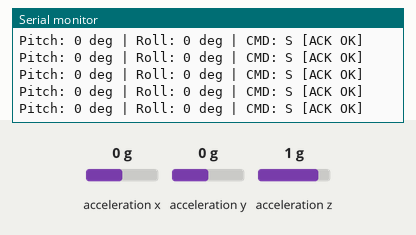
Bench run of a sketch on a simulated Arduino Nano, built with avr-gcc and run on an emulated ATmega328P. Parts: the last lines printed to the serial monitor. Wiring (inferred from the names in the program): MPU-6050 motion sensor at I2C address 0x68. The inputs (shaded band) are chosen by the test bench; at power-on: acceleration x 0 g, acceleration y 0 g, acceleration z 1 g. No radio packets arrive unless stated.

Above: at 1.7 s.
1.8 s: acceleration x set to -1.4 g
At 1.93 s:
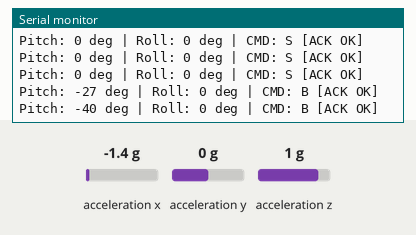
3.4 s: acceleration y set to -1.4 g
At 3.42 s:
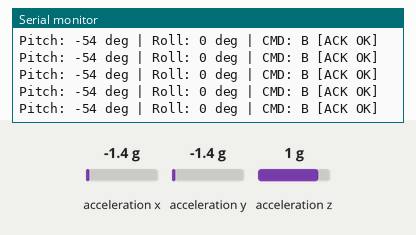
6.4 s: acceleration x set to -0.8 g
At 6.49 s:
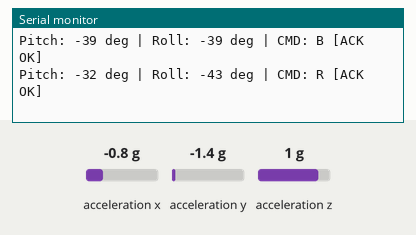
8.0 s: acceleration y set to 0 g
At 8.0 s:
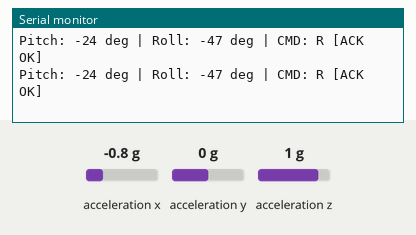
11.0 s: acceleration x set to 0 g
At 11.0 s:
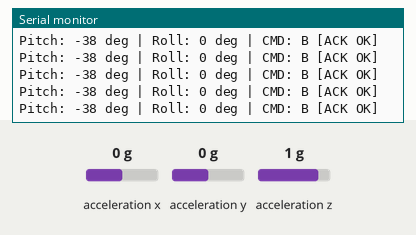
14.0 s: acceleration y set to -0.8 g
At 14.13 s:
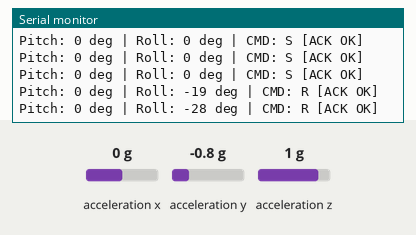
Timing chart, 0 to 17.0 s (numbered marks = the images above; inputs shaded):
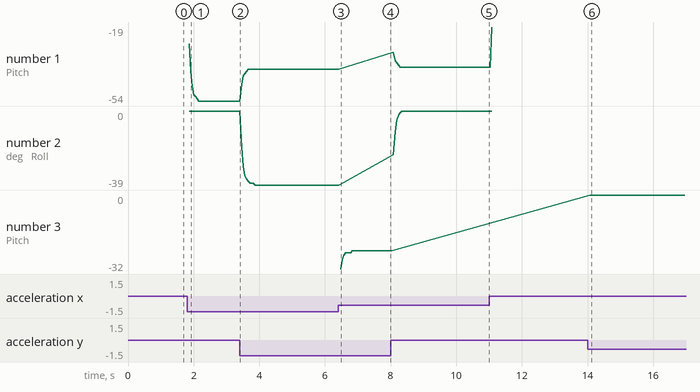

Measured:
- after the input at 1.8 s, the serial monitor: prints a new line after 0.06 s (image 1)
- after the input at 6.4 s, the serial monitor: prints a new line after 0.07 s (image 3)
- after the input at 14.0 s, the serial monitor: prints a new line after 0.06 s (image 6)
- plotted number 1: -54 → -39 after the input at 3.4 s, -39 → -38 after the input at 8.0 s, -38 → -19 after the input at 11.0 s
- plotted number 2: 0 → -39 after the input at 3.4 s, -39 → 0 after the input at 8.0 s

The sketch:

transmitter_nano.ino
```cpp
#include <Wire.h>
#include <SPI.h>
#include <nRF24L01.h>
#include <RF24.h>

RF24 radio(9, 10); // Nano CE = D9, CSN = D10
const byte address[6] = "00001";

int mpuAddress = 0x68;

// Gesture angle threshold in degrees (Horizontal = 0 deg)
const float TILT_THRESHOLD = 15.0;

// Smoothed angles
float fPitch = 0.0;
float fRoll = 0.0;

unsigned long lastSendTime = 0;
const unsigned long SEND_INTERVAL = 40; // 25 Hz

bool readRawMPU(int16_t &rx, int16_t &ry, int16_t &rz) {
  Wire.beginTransmission(mpuAddress);
  Wire.write(0x3B);
  if (Wire.endTransmission(false) != 0) return false;

  if (Wire.requestFrom(mpuAddress, 6, true) == 6) {
    rx = (int16_t)(Wire.read() << 8 | Wire.read());
    ry = (int16_t)(Wire.read() << 8 | Wire.read());
    rz = (int16_t)(Wire.read() << 8 | Wire.read());

    // Filter out I2C glitches
    if (rx == -32768 || ry == -32768 || rz == -32768) return false;
    if (rx == 0 && ry == 0 && rz == 0) return false;
    return true;
  }
  return false;
}

void setup() {
  Serial.begin(9600);
  delay(500);

  Wire.begin();
  #if defined(WIRE_HAS_TIMEOUT)
  Wire.setWireTimeout(3000, true);
  #endif

  Serial.println("\n--- GESTURE TRANSMITTER (NANO) ---");

  // 1. Detect and wake MPU-6050
  Wire.beginTransmission(0x68);
  if (Wire.endTransmission() == 0) mpuAddress = 0x68;
  else mpuAddress = 0x69;

  for (int retry = 0; retry < 5; retry++) {
    Wire.beginTransmission(mpuAddress);
    Wire.write(0x6B);
    Wire.write(0);
    if (Wire.endTransmission(true) == 0) break;
    delay(50);
  }

  // 2. Initialize nRF24L01 (Retry on cold boot, never lock up)
  Serial.println("Initializing nRF24L01...");
  while (!radio.begin()) {
    Serial.println("Waiting for nRF24 power...");
    delay(200);
  }

  radio.setPALevel(RF24_PA_LOW);
  radio.setDataRate(RF24_1MBPS);
  radio.setChannel(76);
  radio.setPayloadSize(1);
  radio.openWritingPipe(address);
  radio.stopListening();

  Serial.println("Transmitter Ready! (Horizontal = Neutral STOP)\n");
}

void loop() {
  int16_t rawX = 0, rawY = 0, rawZ = 0;

  if (readRawMPU(rawX, rawY, rawZ)) {
    float x = (float)rawX;
    float y = (float)rawY;
    float z = (float)rawZ;

    // Symmetric 3D tilt angle formulas relative to horizontal (0 deg)
    float pitch = atan2(x, sqrt(y * y + z * z)) * 180.0 / PI;
    float roll  = atan2(y, sqrt(x * x + z * z)) * 180.0 / PI;

    // Fast, responsive smoothing filter
    fPitch = 0.5 * fPitch + 0.5 * pitch;
    fRoll  = 0.5 * fRoll  + 0.5 * roll;
  }

  // Determine gesture command (Horizontal = 'S')
  char cmd = 'S';

  if (abs(fPitch) >= abs(fRoll)) {
    if (fPitch > TILT_THRESHOLD) {
      cmd = 'F'; // Tilt Forward
    } else if (fPitch < -TILT_THRESHOLD) {
      cmd = 'B'; // Tilt Backward
    }
  } else {
    // Left and Right swapped to match hand orientation
    if (fRoll > TILT_THRESHOLD) {
      cmd = 'L'; // Tilt Left
    } else if (fRoll < -TILT_THRESHOLD) {
      cmd = 'R'; // Tilt Right
    }
  }

  unsigned long now = millis();
  if (now - lastSendTime >= SEND_INTERVAL) {
    lastSendTime = now;

    bool ok = radio.write(&cmd, 1);

    Serial.print("Pitch: ");
    Serial.print((int)fPitch);
    Serial.print(" deg | Roll: ");
    Serial.print((int)fRoll);
    Serial.print(" deg | CMD: ");
    Serial.print(cmd);
    Serial.println(ok ? " [ACK OK]" : " [NO ACK]");
  }

  delay(15);
}
```
